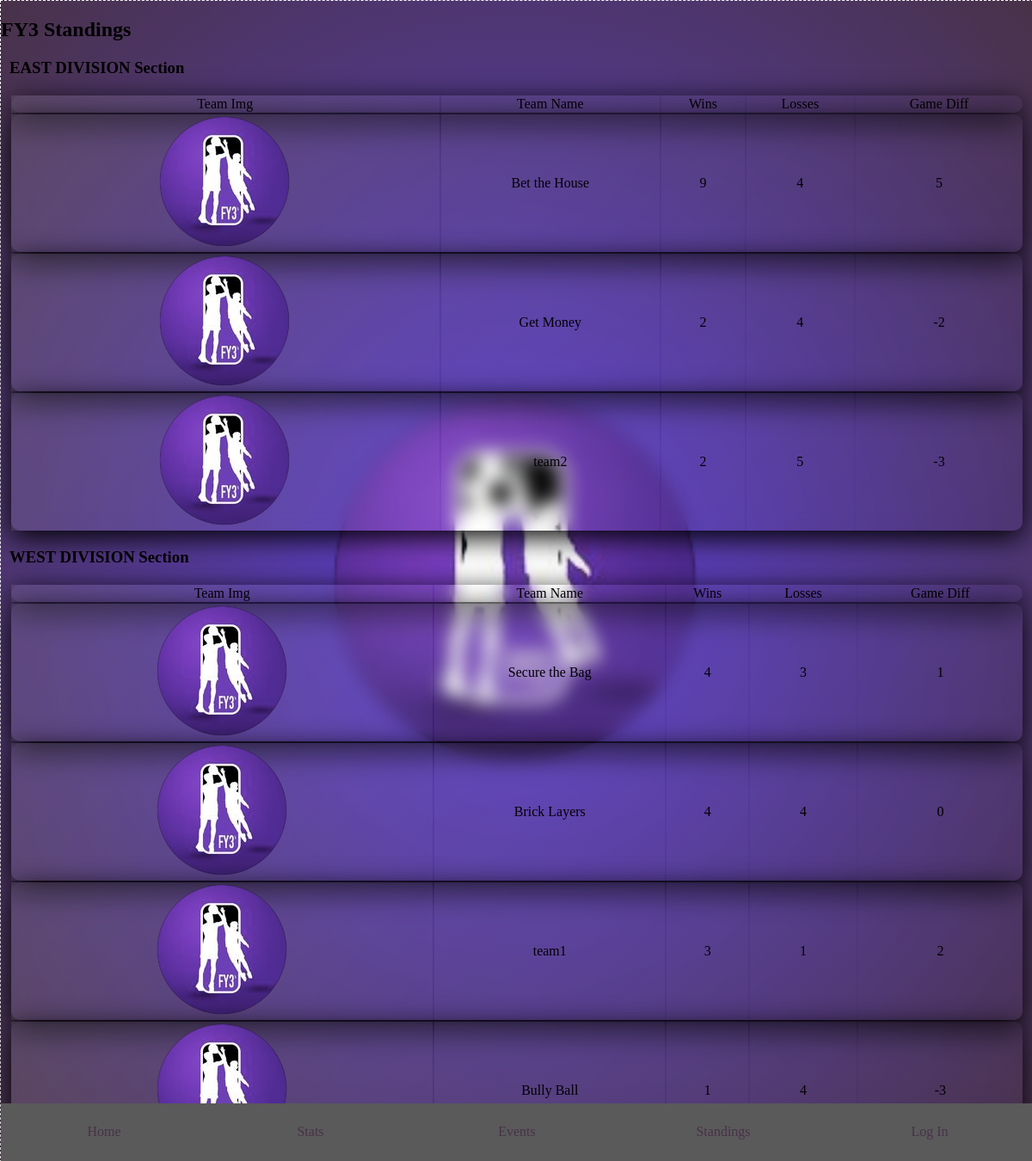
The page /standings/ on the database its author committed.
### home/models.py (models this page shows, shortened)
class Team(models.Model):
	curr_season = 3 #S2023
	DIVISIONS = [('E','East'),('W','West')]
	team_name = models.CharField(max_length = 40)
	division_ind = models.CharField(max_length = 1, default = 'E',choices=DIVISIONS)
	@property
	def get_team_wins(self):
		return Game.objects.filter(season = 3, win_team= self.id).count()
	@property
	def get_team_losses(self):
		return Game.objects.filter(season = 3, lose_team= self.id).count()
	@property
	def get_team_game_diff(self):
		return self.get_team_wins - self.get_team_losses
	def __str__(self):
		return self.team_name

### home/views.py (the view)
# urls.py: path('standings/', views.standings, name='FY3-Standings'),
def standings(request):
	west_teams = Team.objects.filter(division_ind='W')
	west_teams = remove_duplicate_teams(west_teams)
	west_teams = bubble_sort_by_wins(west_teams)
	east_teams = Team.objects.filter(division_ind='E')
	east_teams = remove_duplicate_teams(east_teams)
	east_teams = bubble_sort_by_wins(east_teams)
	context = { "east_teams": east_teams, "west_teams": west_teams}
	return render(request, 'standings/standings.html', context)

### home/utilities.py (called while the page is built)
def remove_duplicate_teams(queryset):
    new_list = []
    for team in queryset:
      if team not in new_list:
        new_list.append(team)
    return new_list

def bubble_sort_by_wins(array):
    n = len(array)
    for i in range(n):
        already_sorted = True
        print(array[i])
        for j in range(n - i - 1):
            if (array[j].get_team_wins < array[j + 1].get_team_wins):
                print("compare wins:", array[j], array[j].get_team_wins, '&', array[j+1], array[j+1].get_team_wins)
                array[j], array[j + 1] = array[j + 1], array[j]
                already_sorted = False
            elif (array[j].get_team_wins == array[j + 1].get_team_wins):
                if (array[j].get_team_losses > array[j + 1].get_team_losses):
                  print("compare losses:", array[j], array[j].get_team_wins, '&', array[j+1], array[j+1].get_team_wins)
                  array[j], array[j + 1] = array[j + 1], array[j]
        if already_sorted:
            print(i,j,'already_sorted')
            break
    return array

### home/templates/standings/standings.html (shortened to what this page needs)
{% extends "components/main.html"%}
{% load static %}
{% block content %}
<h2>FY3 Standings</h2>
	<div class="divisions-container">
	<section class="standings-table">
		<h3> EAST DIVISION Section </h3>
		<table>
		<tr class="team-row glass" id="headings">
			<td class="team-r-itm" id="team-img">Team Img</td>
			<td class="team-r-itm" id="team-name">Team Name</td>
			<td class="team-r-itm" id="team-w">Wins</td>
			<td class="team-r-itm" id="team-l">Losses</td>
			<td class="team-r-itm" id="team-ptsdiff">Game Diff</td>
		</tr>
		{% for e_team in east_teams %}
		<tr class="team-row glass">
			<td class="team-r-itm"><img id="team-img" src="{% static 'imgs/FY3-logo.png' %}"></td>
			<td class="team-r-itm" id="team-name">{{e_team.team_name}}</td>
			<td class="team-r-itm" id="team-w">{{e_team.get_team_wins}}</td>
			<td class="team-r-itm" id="team-l">{{e_team.get_team_losses}}</td>
			<td class="team-r-itm" id="team-netrec">{{e_team.get_team_game_diff}}</td>
		</tr>
		{% endfor %}
		</table>
	</section>
	<section class="standings-table">
		<h3> WEST DIVISION Section </h3>
		<table>
		<tr class="team-row glass" id="headings">
			<td class="team-r-itm" id="team-img">Team Img</td>
			<td class="team-r-itm" id="team-name">Team Name</td>
			<td class="team-r-itm" id="team-w">Wins</td>
			<td class="team-r-itm" id="team-l">Losses</td>
			<td class="team-r-itm" id="team-ptsdiff">Game Diff</td>
		</tr>
		{% for w_team in west_teams %}
		<tr class="team-row glass">
			<td class="team-r-itm"><img id="team-img" src="{% static 'imgs/FY3-logo.png' %}"></td>
			<td class="team-r-itm" id="team-name">{{w_team.team_name}}</td>
			<td class="team-r-itm" id="team-w">{{w_team.get_team_wins}}</td>
			<td class="team-r-itm" id="team-l">{{w_team.get_team_losses}}</td>
			<td class="team-r-itm" id="team-netrec">{{w_team.get_team_game_diff}}</td>
		</tr>
		{% endfor %}
	</table>
	</section>
	</div>
{% endblock %}

### home/templates/components/main.html (shortened to what this page needs)
{% load static %}
<!DOCTYPE html>
<html>
<link rel="stylesheet" type="text/css" href="{% static 'css/FY3/main.css' %}">
<head>
</head>
<body class ="dashed" style="background-image: url({% static 'imgs/FY3-logo.png'%});">
		<nav>
			<a href="{% url 'FY3-Home'%}"><div class="nav-itm" id="home">
				Home
			</div></a>
			<a href="{% url 'FY3-Statistics'%}"><div class="nav-itm" id="stats">
				Stats
			</div></a>
			<a href="{% url 'FY3-Schedule'%}"><div class="nav-itm" id="schedule">
				Events
			</div></a>
			<a href="{% url 'FY3-Standings'%}"><div class="nav-itm" id="standings">
				Standings
			</div></a>
			{% if user.is_authenticated %}
    	<a href="{% url 'FY3-Commissioner'%}"><div class="nav-itm" id="create-teams">
				Commissioner
			</div></a>
			<a href="{% url 'logout'%}"><div class="nav-itm" id="logout">
				Logout
			</div></a>
			{% else %}
			<a href="{% url 'login' %}"><div class="nav-itm" id="login">
				Log In
			</div></a>
			{% endif %}
		</nav>
	{% block content %}
	{% endblock %}
</body>
</html>

### static/css/FY3/main.css (style rules this page uses)
.glass { background: linear-gradient( 135deg, rgba(255, 255, 255, 0.1), rgba(255, 255, 255, 0) ); backdrop-filter: blur(10px); -webkit-backdrop-filter:blur(10px); border-radius: 10px; box-shadow: 0 8px 32px 0; }
.dashed { border:0.1px dashed white; }
a { text-decoration: none; }

### static/css/FY3/background.css (style rules this page uses)
html { background: radial-gradient(#5D3FD3,#483248); background-repeat: no-repeat; background-attachment: fixed; height: 100%; width: 100%; }
body { margin:auto; height:100%; width: 100%; background-attachment: fixed; background-repeat: no-repeat; background-position: center top; }
@media (min-width: 600px) { body { background-position: center center; background-size: 50%; } }

### static/css/FY3/navbar.css (style rules this page uses)
nav { position: fixed; bottom: 0; height: 5%; width: 100%; z-index:5; background-color: #5A5A5A; display: flex; justify-content: space-between; }
nav a { width:100%; height: 100%; }
.nav-itm { height: 100%; border-radius: 5px; display:flex; justify-content: center; align-items: center; font-size: 1.0em; color: #483248; }

### static/css/FY3/stats2.css (style rules this page uses)
section { padding-left: 10px; padding-right: 10px; }
table { border: border-collapse; margin:0; width:100%; }
tr td { text-align: center }

### rows shown on the page
Team: team_name "Bet the House", get_team_wins "9", get_team_losses "4", get_team_game_diff "5"
Team: team_name "Get Money", get_team_wins "2", get_team_losses "4", get_team_game_diff "-2"
Team: team_name "team2", get_team_wins "2", get_team_losses "5", get_team_game_diff "-3"
Team: team_name "Secure the Bag", get_team_wins "4", get_team_losses "3", get_team_game_diff "1"
Team: team_name "Brick Layers", get_team_wins "4", get_team_losses "4", get_team_game_diff "0"
Team: team_name "team1", get_team_wins "3", get_team_losses "1", get_team_game_diff "2"
Team: team_name "Bully Ball", get_team_wins "1", get_team_losses "4", get_team_game_diff "-3"
